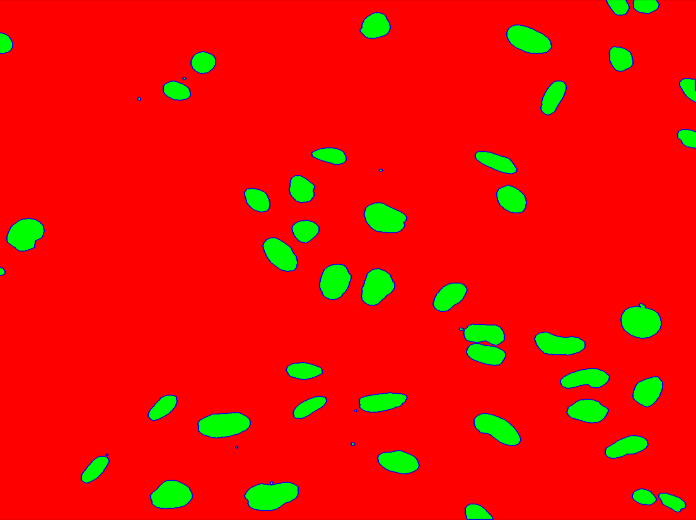
#> input picture aitslab_boundary_labels/resized_images/MFGTMPcx7_170702000001_G07f02d0.png, 696 x 520 px, given as the content of the folder pyter/cell-segmentation/manually_annotated_images/all_images, which was not available
$ jupyter execute --allow-errors evaluation.ipynb   (text cells are left out)
#> lines starting #> are read from the running program, lines starting #| are printed output that depends on the picture; pictures that were not available may be replaced by others from this repository, and a replacement may not be noted
[cell 1]
import sys
import os
import os.path

import numpy as np
import skimage.io
import glob

import shutil
#from config import config_vars

from tqdm import tqdm
import pandas as pd

import matplotlib.pyplot as plt
import skimage.morphology

#import tensorflow as tf
#import keras

import utils.metrics
import utils.model_builder
from skimage.transform import resize

[cell 2]
import utils.evaluation

[cell 3]
import seaborn as sb

[cell 4]
# Display prediction along with segmentation to visualize errors

def show(ground_truth, prediction, threshold=0.5, image_name="N"):

    # Compute Intersection over Union
    IOU = utils.evaluation.intersection_over_union(ground_truth, prediction)

    # Create diff map
    diff = np.zeros(ground_truth.shape + (3,))
    A = ground_truth.copy()
    B = prediction.copy()
    A[A > 0] = 1
    B[B > 0] = 1
    D = A - B
    #diff[D > 0,:2] = 1
    #diff[D < 0,1:] = 1

    # Object-level errors
    C = IOU.copy()
    C[C>=threshold] = 1
    C[C<threshold] = 0
    missed = np.where(np.sum(C,axis=1) == 0)[0]
    extra = np.where(np.sum(C,axis=0) == 0)[0]

    for m in missed:
        diff[ground_truth == m+1, 0] = 1
    for e in extra:
        diff[prediction == e+1, 2] = 1

    # Display figures
    fig, ax = plt.subplots(1, 3, figsize=(18,6))
    ax[0].imshow(ground_truth)
    ax[0].set_title("True objects:"+str(len(np.unique(ground_truth))))
    ax[1].imshow(diff)
    ax[1].set_title("Segmentation errors:"+str(len(missed)))
    ax[2].imshow(prediction)
    ax[2].set_title("Predicted objects:"+str(len(np.unique(prediction))))
    #ax[3].imshow(IOU)
    #ax[3].set_title(image_name)

[cell 5]
config_vars = {
    'object_dilation': 3
}

[cell 6]
filename = sorted(os.listdir('/home/jupyter/cell-segmentation/aitslab_boundary_labels/resized_images/'))
image_names = [os.path.join('/home/jupyter/cell-segmentation/manually_annotated_images/all_images/', f) for f in filename]

gt_images = skimage.io.imread_collection(image_names)
#> gt_images = 1 item
#> (the rest of this cell did not finish here and is left out)

[cell 7]
filename = sorted(os.listdir('/home/jupyter/cell-segmentation/aitslab_boundary_labels/resized_images/'))
image_names = [os.path.join('/home/jupyter/cell-segmentation/otsus_prediction/annotation/', f) for f in filename]

otsus_images = skimage.io.imread_collection(image_names)
#> otsus_images = 1 item
#> (the rest of this cell did not finish here and is left out)

[cell 8]
results = pd.DataFrame(columns=["Image", "Threshold", "F1", "Jaccard", "TP", "FP", "FN"])
false_negatives = pd.DataFrame(columns=["False_Negative", "Area"])
splits_merges = pd.DataFrame(columns=["Image_Name", "Merges", "Splits"])

#> (the rest of this cell did not finish here and is left out)

[cell 9]
# Display accuracy results

average_performance = results.groupby("Threshold").mean().reset_index()

R = results.groupby("Image").mean().reset_index()
g = sb.jointplot(data=R, x="Jaccard", y="F1")

average_performance
#> (the rest of this cell did not finish here and is left out)

[cell 10]
# Plot accuracy results

sb.regplot(data=average_performance, x="Threshold", y="F1", order=3, ci=None)
average_performance
#plt.savefig('otsus_f1_thresh.png')
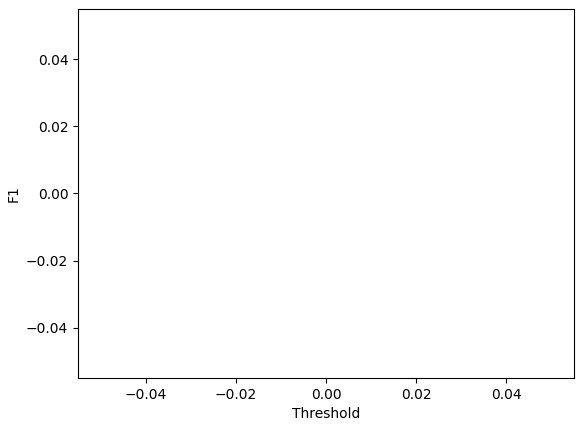
#> figure drawn by matplotlib, 1 panel

[cell 11]
# Compute and print Average F1

average_F1_score = average_performance["F1"].mean()
jaccard_index = average_performance["Jaccard"].mean()
print("Average F1 score:", average_F1_score)
print("Jaccard index:", jaccard_index)

[cell 12]
# Summarize False Negatives by area

false_negatives = false_negatives[false_negatives["False_Negative"] == 1]

false_negatives.groupby(
    pd.cut(
        false_negatives["Area"],
        [0,250,625,900,10000], # Area intervals
        labels=["Tiny nuclei","Small nuclei","Normal nuclei","Large nuclei"],
    )
)["False_Negative"].sum()

[cell 13]
# Report false positives

print("Extra objects (false postives):",results[results["Threshold"].round(3) == 0.7].sum()["FP"])

[cell 14]
filename = sorted(os.listdir('/home/jupyter/cell-segmentation/aitslab_boundary_labels/resized_images/'))
image_names = [os.path.join('/home/jupyter/cell-segmentation/experiments/bbbc/out/segm/', f) for f in filename]

pred_images = skimage.io.imread_collection(image_names)
#> pred_images = 1 item
#> (the rest of this cell did not finish here and is left out)


$ run again, on aitslab_boundary_labels/resized_images/MFGTMPcx7_170801050001_A01f03d0.png
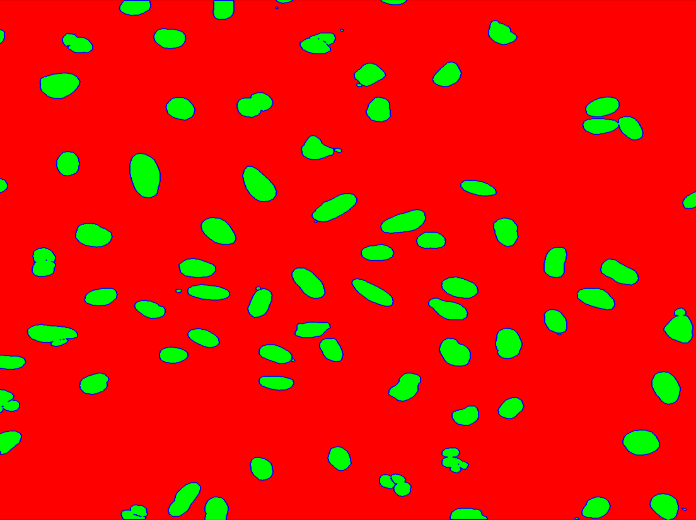
#> input picture aitslab_boundary_labels/resized_images/MFGTMPcx7_170801050001_A01f03d0.png, 696 x 520 px, given as the content of the folder pyter/cell-segmentation/manually_annotated_images/all_images, which was not available
#> gt_images = 1 item

$ run again, on aitslab_boundary_labels/resized_images/MFGTMPcx7_170803210001_A01f29d0.png
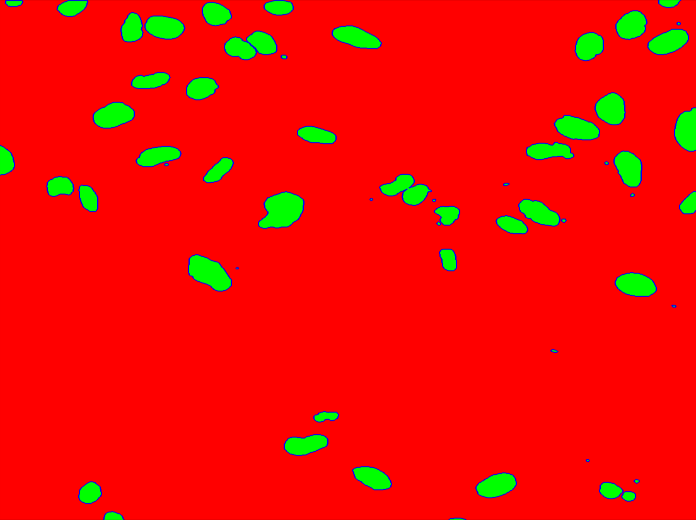
#> input picture aitslab_boundary_labels/resized_images/MFGTMPcx7_170803210001_A01f29d0.png, 696 x 520 px, given as the content of the folder pyter/cell-segmentation/manually_annotated_images/all_images, which was not available
#> gt_images = 1 item

$ run again, on aitslab_boundary_labels/resized_images/MFGTMPcx7_170803210001_A05f27d0.png
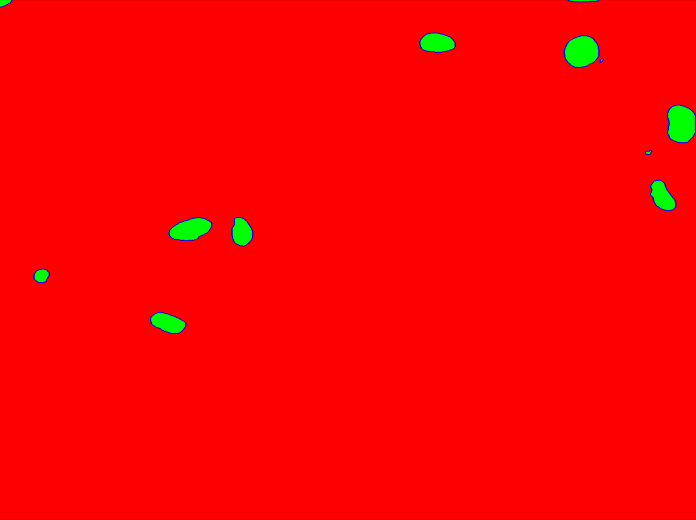
#> input picture aitslab_boundary_labels/resized_images/MFGTMPcx7_170803210001_A05f27d0.png, 696 x 520 px, given as the content of the folder pyter/cell-segmentation/manually_annotated_images/all_images, which was not available
#> gt_images = 1 item
